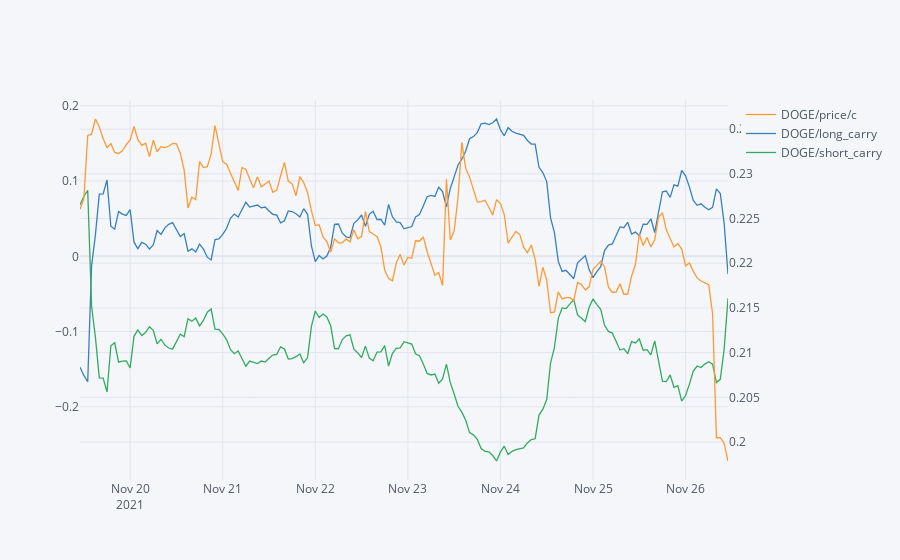

The cell this chart's notebook holds for it:
### Markdown cell above
### carry

### Code cell
pd.concat([prices,short_rates.filter(like='carry')],axis=0).iplot(secondary_y=list(prices.columns))

### Figure 1 — Plotly figure (JSON) as saved in the notebook; plotly's stock layout.template omitted (floating-point values rounded to 4 significant figures; data arrays with more than 128 entries replaced by an {"elided": "..."} marker saying what was removed)
{"data": [{"line": {"color": "rgba(255, 153, 51, 1.0)", "dash": "solid", "shape": "linear", "width": 1.3}, "mode": "lines", "name": "DOGE/price/c", "text": "", "type": "scatter", "x": {"elided": "338 str values"}, "xaxis": "x", "y": {"elided": "338 mixed values"}, "yaxis": "y2"}, {"line": {"color": "rgba(55, 128, 191, 1.0)", "dash": "solid", "shape": "linear", "width": 1.3}, "mode": "lines", "name": "DOGE/long_carry", "text": "", "type": "scatter", "x": {"elided": "338 str values"}, "y": {"elided": "338 mixed values"}}, {"line": {"color": "rgba(50, 171, 96, 1.0)", "dash": "solid", "shape": "linear", "width": 1.3}, "mode": "lines", "name": "DOGE/short_carry", "text": "", "type": "scatter", "x": {"elided": "338 str values"}, "y": {"elided": "338 mixed values"}}], "layout": {"legend": {"bgcolor": "#F5F6F9", "font": {"color": "#4D5663"}}, "paper_bgcolor": "#F5F6F9", "plot_bgcolor": "#F5F6F9", "title": {"font": {"color": "#4D5663"}}, "xaxis": {"gridcolor": "#E1E5ED", "showgrid": true, "tickfont": {"color": "#4D5663"}, "title": {"font": {"color": "#4D5663"}, "text": ""}, "zerolinecolor": "#E1E5ED"}, "yaxis": {"gridcolor": "#E1E5ED", "showgrid": true, "tickfont": {"color": "#4D5663"}, "title": {"font": {"color": "#4D5663"}, "text": ""}, "zerolinecolor": "#E1E5ED"}, "yaxis2": {"anchor": "x", "gridcolor": "#E1E5ED", "overlaying": "y", "showgrid": true, "side": "right", "tickfont": {"color": "#4D5663"}, "title": {"text": ""}, "zerolinecolor": "#E1E5ED"}}}
